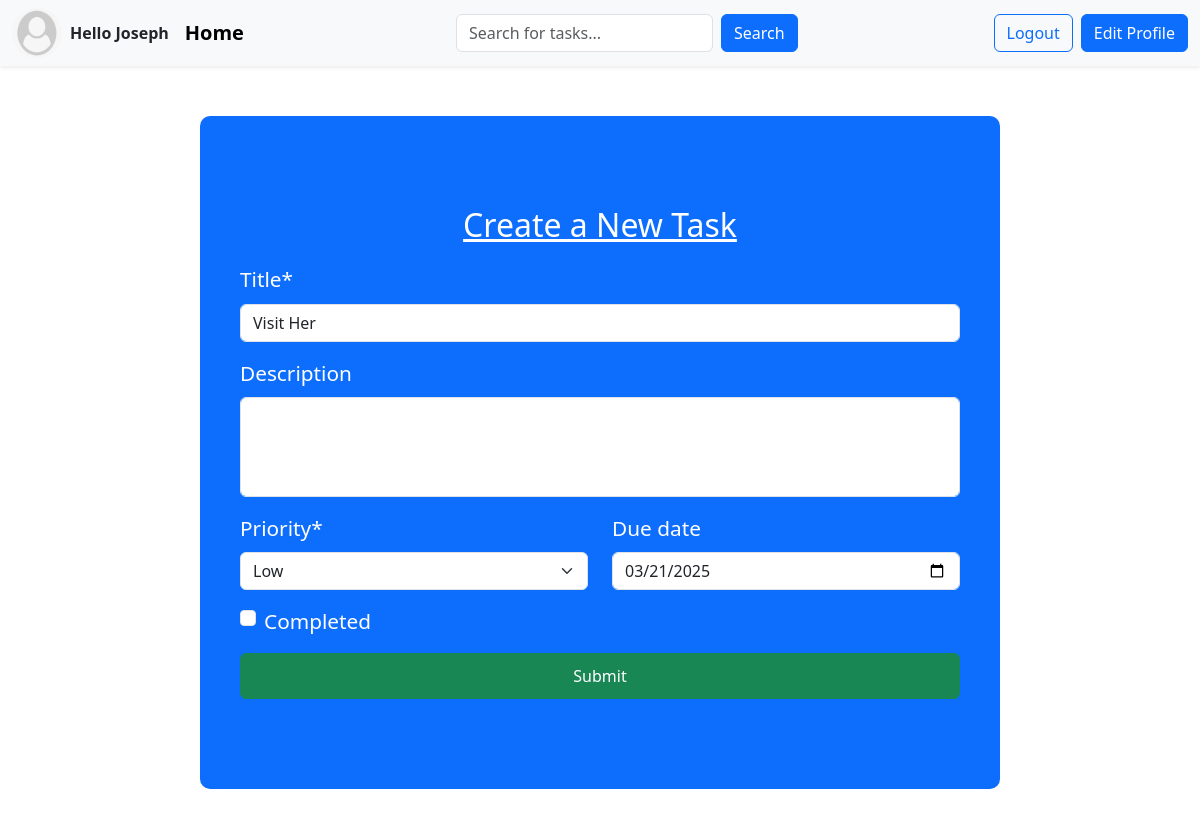
Screenshot of /edit-task/13/ (signed in) with the database file from the repository.
### base/models.py (models this page shows, shortened)
class User(AbstractUser):
    name = models.CharField(max_length=200,null=True)
    email = models.EmailField(unique=True,null=True)
    avatar= models.ImageField(null=True,default='default.png')
    USERNAME_FIELD = 'email'
    REQUIRED_FIELDS = ['username']

class Task(models.Model):
    title = models.CharField(max_length=200,null=True)
    description = models.TextField(null=True,blank=True)
    user = models.ForeignKey(User,on_delete= models.CASCADE)
    completed = models.BooleanField(default=False)
    created = models.DateTimeField(auto_now_add=True)
    updated = models.DateTimeField(auto_now=True)
    PRIORITY_CHOICES = [
    ("HIGH","High"),
    ("MEDIUM","Medium"),
    ("LOW","Low")
   ]
    priority = models.CharField(max_length=100,choices = PRIORITY_CHOICES)
    due_date = models.DateField(null=True,blank=True)
    class Meta:
        ordering = ['-updated','-created']

### base/views.py (the view, shortened to what this page needs)
# urls.py: path('edit-task/<int:pk>/',views.edit_task,name="edit-task"),
def edit_task(request, pk):
    task = Task.objects.get(id=pk)
    form = TaskForm(instance=task)
    context = {"form": form}
    return render(request, 'base/create_task.html', context)

### base/forms.py
class TaskForm(ModelForm):
    class Meta:
        model = Task
        fields = ['title', 'description', 'priority', 'due_date', 'completed']
        widgets = {
            'due_date':forms.DateInput(attrs={'type':'date'})
        }

### base/templates/base/create_task.html (shortened to what this page needs)
{% extends 'main.html' %}
{% block content %}
{% load crispy_forms_tags %}
<div class="form-container bg-primary">
    <div class="form-container">
        <h2 class="text-white text-decoration-underline">Create a New Task</h2>
        <form action="" method="post">
            <div class="row">
                <div class="col-md-12">
                    {{ form.title|as_crispy_field }}
                </div>
            </div>
            <div class="row">
                <div class="col-md-12">
                    {{ form.description|as_crispy_field }}
                </div>
            </div>
            <div class="row">
                <div class="col-md-6">
                    {{ form.priority|as_crispy_field }}
                </div>
                <div class="col-md-6">
                    {{ form.due_date|as_crispy_field }}
                </div>
            </div>
            <div class="row">
                <div class="col-md-12">
                    {{ form.completed|as_crispy_field }}
                </div>
            </div>
            <button type="submit" class="btn btn-success">Submit</button>
        </form>
    </div>
</div>
{% endblock %}

### templates/main.html (shortened to what this page needs)
<!DOCTYPE html>
{% load static %}
<html lang="en">
<head>
    <link href="https://cdn.jsdelivr.net/npm/bootstrap@5.3.3/dist/css/bootstrap.min.css" rel="stylesheet">
    <link rel="stylesheet" href="{% static 'css/style.css' %}">
</head>
<body>
{% if request.user.is_authenticated %}
<nav class="navbar navbar-expand-lg navbar-light bg-light shadow-sm">
    <div class="container-fluid">
        <div class="d-flex align-items-center me-3">
            {% if request.user.is_authenticated %}
                <img class="rounded-circle me-2" src="{{request.user.avatar.url}}" alt="profile-pic" width="50" height="50">
                <span class="fw-bold">Hello {{user.username}}</span>
            {% else %}
                <span class="navbar-brand fw-bold">Task Tracker</span>
            {% endif %}
        </div>
        <a class="navbar-brand fw-bold" href="/">Home</a>
        <div class="mx-auto" style="max-width: 500px;">
            <form class="d-flex" method="get" role="search" action="{% url 'home'%}">
                <input class="form-control me-2" name="q" type="search" placeholder="Search for tasks..." aria-label="Search" value="{{ request.GET.q }}">
                <button class="btn btn-primary" type="submit">Search</button>
            </form>
        </div>
        <div class="d-flex gap-2">
            {% if request.user.is_authenticated %}
                <a href="{% url 'logout' %}" class="btn btn-outline-primary">Logout</a>
                <a href="{% url 'edit-profile' %}" class="btn btn-primary">Edit Profile</a>
            {% else %}
                <a href="{% url 'login' %}" class="btn btn-outline-primary">Login</a>
                <a href="{% url 'register' %}" class="btn btn-primary">Sign Up</a>
            {% endif %}
        </div>
    </div>
</nav>
{% endif %}
    <main class="container mt-4">
        {% block content %}
        {% endblock %}
    </main>
</body>
</html>

### static/css/style.css (style rules this page uses)
html, body { margin: 0; padding: 0; overflow-x: hidden; }

### base/templates/base/create_task.html (style rules this page uses)
.form-container { max-width: 800px; margin: 50px auto; padding: 20px; border-radius: 10px; color: #fff; }
.form-container h2 { text-align: center; margin-bottom: 20px; color: #333; }
.form-container .btn-success { width: 100%; padding: 10px; font-size: 16px; }
textarea { resize: none; height: 100px; width: 100%; }
label { font-size: 1.3rem; }

### rows the page displays
User: user.avatar (placeholder picture), username "Joseph"
Task: title "Visit Her", priority "Low", due_date "03/21/2025"
